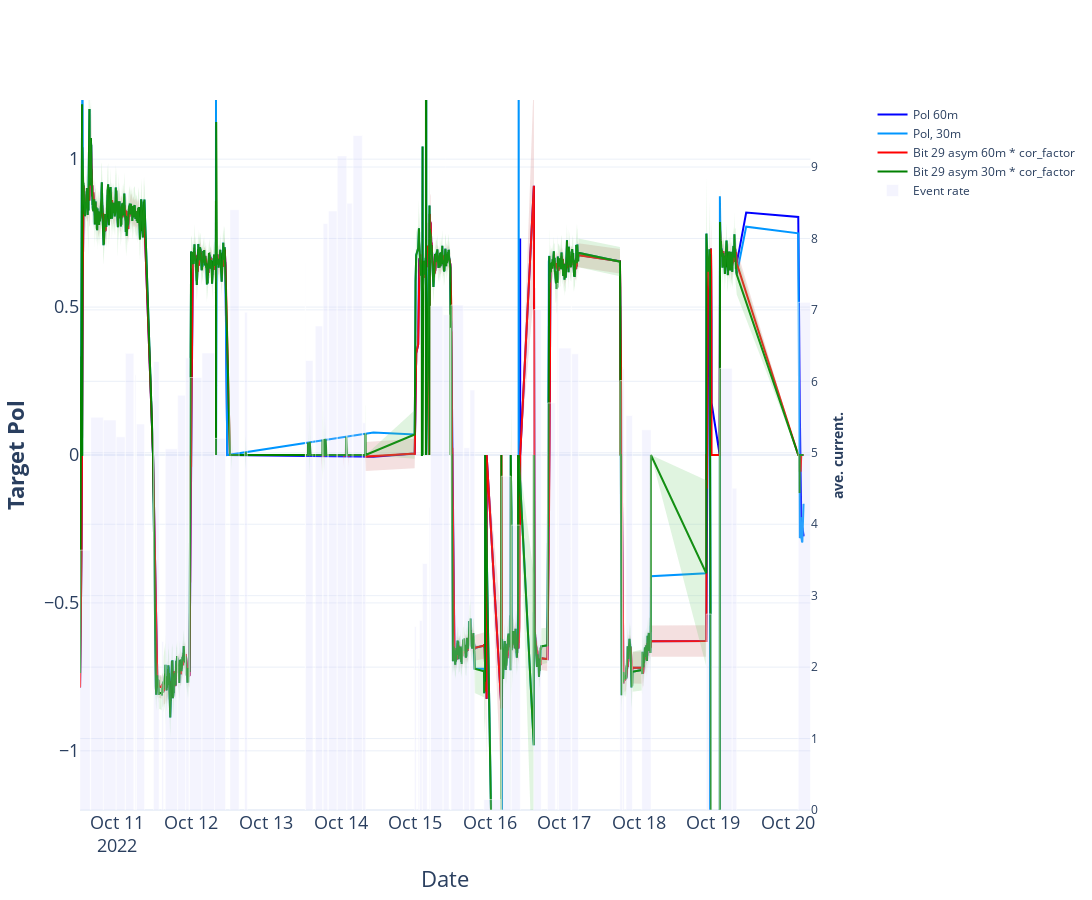

Notebook source saved alongside this figure:
### Code cell
fig = make_subplots(rows=1, specs=[[{"secondary_y": True}]])
fig.update_layout(width=1800,  height=900)
fig.add_trace( go.Scatter(x=trigger_pol["time"], y=trigger_pol["value"], name="Pol 60m", line=dict(color="blue")))
fig.add_trace( go.Scatter(x=trigger_pol30["time"], y=trigger_pol30["value"], name="Pol, 30m", line=dict(color='rgba(0,150,255,1.)')))
fig.add_trace( go.Scatter(x=trigger_asym["time"], y=trigger_asym["value"]*correction_factors, name="Bit 29 asym 60m * cor_factor", line=dict(color="red")))
fig.add_trace( go.Scatter(x=x, y= y_err, name="Bit 29 error band 60m",
                          fill='toself', fillcolor='rgba(200,100,100,0.2)', line=dict(color='rgba(255,255,255,0)'), hoverinfo="skip", showlegend=False))
fig.add_trace( go.Scatter(x=trigger_asym30["time"], y=trigger_asym30["value"]*correction_factors30, name="Bit 29 asym 30m * cor_factor", line=dict(color="green")) )
fig.add_trace( go.Scatter(x=x30, y= y30_err, name="Bit 29 error band 30m",
                          fill='toself', fillcolor='rgba(100,200,100,0.2)', line=dict(color='rgba(255,255,255,0)'), hoverinfo="skip", showlegend=False))
fig.add_trace(go.Bar(x=runs.center, y=runs.event_rate, width=runs.dt, hovertext=runs.hover, name="Event rate", marker=dict(color='rgba(200,200,250,0.2)') ), row=1, col=1, secondary_y=True)
fig.update_yaxes(title_text="<b>Target Pol</b>",
                 titlefont=dict(size=22),
                 range=[-1.2, 1.2],
                 secondary_y=False,
                 tickfont=dict(size=18)
                 )

fig.update_yaxes(title_text="<b>ave. current.</b>",
                 titlefont=dict(size=14),
                 secondary_y=True,
                 tickfont=dict(size=12)
                 )


fig.update_xaxes(
            title_text="Date",
            titlefont=dict(size=22),
            tickfont=dict(size=18),
        )

fig.show()

### Figure 1 — Plotly figure (JSON) as saved in the notebook; plotly's stock layout.template omitted (floating-point values rounded to 4 significant figures; data arrays with more than 128 entries replaced by an {"elided": "..."} marker saying what was removed)
{"data": [{"line": {"color": "blue"}, "name": "Pol 60m", "x": {"elided": "5301 str values"}, "y": {"elided": "5301 float values"}, "type": "scatter"}, {"line": {"color": "rgba(0,150,255,1.)"}, "name": "Pol, 30m", "x": {"elided": "5221 str values"}, "y": {"elided": "5221 float values"}, "type": "scatter"}, {"line": {"color": "red"}, "name": "Bit 29 asym 60m * cor_factor", "x": {"elided": "6105 str values"}, "y": {"elided": "6105 float values"}, "type": "scatter"}, {"fill": "toself", "fillcolor": "rgba(200,100,100,0.2)", "hoverinfo": "skip", "line": {"color": "rgba(255,255,255,0)"}, "name": "Bit 29 error band 60m", "showlegend": false, "x": {"elided": "12210 str values"}, "y": {"elided": "12210 float values"}, "type": "scatter"}, {"line": {"color": "green"}, "name": "Bit 29 asym 30m * cor_factor", "x": {"elided": "6269 str values"}, "y": {"elided": "6269 float values"}, "type": "scatter"}, {"fill": "toself", "fillcolor": "rgba(100,200,100,0.2)", "hoverinfo": "skip", "line": {"color": "rgba(255,255,255,0)"}, "name": "Bit 29 error band 30m", "showlegend": false, "x": {"elided": "12538 str values"}, "y": {"elided": "12538 float values"}, "type": "scatter"}, {"hovertext": ["Run: 17153<br />Target:NH3<br />Start: 2022-10-10 12:11:00<br />End: 2022-10-10 15:28:49<br />DT:   11869.0 s<br />NEvt: 43,169,112<br />Target Pol: 0.698955<br />Half W Plate: 1 <br />Charge:   0.04 mC <br />Lumi: 491.08 1/fb<br /><Rate>:  3.64kHz<br />", "Run: 17155<br />Target:NH3<br />Start: 2022-10-10 15:39:32<br />End: 2022-10-10 19:39:41<br />DT:   14409.0 s<br />NEvt: 79,217,899<br />Target Pol: 0.694251<br />Half W Plate: 1 <br />Charge:   0.08 mC <br />Lumi: 915.34 1/fb<br /><Rate>:  5.50kHz<br />", "Run: 17156<br />Target:NH3<br />Start: 2022-10-10 19:42:34<br />End: 2022-10-10 23:46:32<br />DT:   14638.0 s<br />NEvt: 79,905,766<br />Target Pol: 0.678721<br />Half W Plate: 1 <br />Charge:   0.08 mC <br />Lumi: 932.60 1/fb<br /><Rate>:  5.46kHz<br />", "Run: 17157<br />Target:NH3<br />Start: 2022-10-10 23:49:10<br />End: 2022-10-11 02:40:18<br />DT:   10268.0 s<br />NEvt: 53,627,492<br />Target Pol: 0.673661<br />Half W Plate: 1 <br />Charge:   0.06 mC <br />Lumi: 641.36 1/fb<br /><Rate>:  5.22kHz<br />", "Run: 17158<br />Target:NH3<br />Start: 2022-10-11 02:48:21<br />End: 2022-10-11 05:31:06<br />DT:   9765.0 s<br />NEvt: 62,414,414<br />Target Pol: 0.669674<br />Half W Plate: 1 <br />Charge:   0.06 mC <br />Lumi: 717.01 1/fb<br /><Rate>:  6.39kHz<br />", "Run: 17159<br />Target:NH3<br />Start: 2022-10-11 05:46:39<br />End: 2022-10-11 05:50:57<br />DT:   258.0 s<br />NEvt:  1,544,483<br />Target Pol: 0.665889<br />Half W Plate: 1 <br />Charge:   0.00 mC <br />Lumi:  19.16 1/fb<br /><Rate>:  5.99kHz<br />", "Run: 17160<br />Target:NH3<br />Start: 2022-10-11 05:53:21<br />End: 2022-10-11 06:10:28<br />DT:   1027.0 s<br />NEvt:  6,256,370<br />Target Pol: 0.664978<br />Half W Plate: 0 <br />Charge:   0.01 mC <br />Lumi:  73.19 1/fb<br /><Rate>:  6.09kHz<br />", "Run: 17161<br />Target:NH3<br />Start: 2022-10-11 06:22:36<br />End: 2022-10-11 08:55:01<br />DT:   9145.0 s<br />NEvt: 49,408,321<br />Target Pol: 0.66354<br />Half W Plate: 1 <br />Charge:   0.05 mC <br />Lumi: 578.17 1/fb<br /><Rate>:  5.40kHz<br />", "Run: 17162<br />Target:NH3<br />Start: 2022-10-11 11:50:11<br />End: 2022-10-11 13:36:23<br />DT:   6372.0 s<br />NEvt: 39,995,655<br />Target Pol: -0.612095<br />Half W Plate: 1 <br />Charge:   0.04 mC <br />Lumi: 466.04 1/fb<br /><Rate>:  6.28kHz<br />", "Run: 17163<br />Target:NH3<br />Start: 2022-10-11 14:30:38<br />End: 2022-10-11 15:02:03<br />DT:   1885.0 s<br />NEvt:  4,444,342<br />Target Pol: -0.730472<br />Half W Plate: 1 <br />Charge:   0.00 mC <br />Lumi:  50.00 1/fb<br /><Rate>:  2.36kHz<br />", "Run: 17164<br />Target:NH3<br />Start: 2022-10-11 15:37:17<br />End: 2022-10-11 19:34:57<br />DT:   14260.0 s<br />NEvt: 72,085,369<br />Target Pol: -0.733788<br />Half W Plate: 1 <br />Charge:   0.08 mC <br />Lumi: 880.62 1/fb<br /><Rate>:  5.06kHz<br />", "Run: 17165<br />Target:NH3<br />Start: 2022-10-11 19:37:45<br />End: 2022-10-11 22:06:30<br />DT:   8925.0 s<br />NEvt: 51,825,562<br />Target Pol: -0.699339<br />Half W Plate: 1 <br />Charge:   0.06 mC <br />Lumi: 626.93 1/fb<br /><Rate>:  5.81kHz<br />", "Run: 17166<br />Target:NH3<br />Start: 2022-10-11 22:11:59<br />End: 2022-10-11 23:15:01<br />DT:   3782.0 s<br />NEvt: 23,937,664<br />Target Pol: -0.678725<br />Half W Plate: 1 <br />Charge:   0.02 mC <br />Lumi: 277.38 1/fb<br /><Rate>:  6.33kHz<br />", "Run: 17167<br />Target:NH3<br />Start: 2022-10-11 23:24:40<br />End: 2022-10-12 03:24:17<br />DT:   14377.0 s<br />NEvt: 87,034,822<br />Target Pol: -0.669116<br />Half W Plate: 0 <br />Charge:   0.09 mC <br />Lumi: 1012.55 1/fb<br /><Rate>:  6.05kHz<br />", "Run: 17168<br />Target:NH3<br />Start: 2022-10-12 03:26:38<br />End: 2022-10-12 07:27:06<br />DT:   14428.0 s<br />NEvt: 92,279,773<br />Target Pol: -0.647969<br />Half W Plate: 0 <br />Charge:   0.09 mC <br />Lumi: 1065.15 1/fb<br /><Rate>:  6.40kHz<br />", "Run: 17169<br />Target:NH3<br />Start: 2022-10-12 07:29:48<br />End: 2022-10-12 11:00:37<br />DT:   12649.0 s<br />NEvt: 65,798,084<br />Target Pol: -0.63257<br />Half W Plate: 0 <br />Charge:   0.07 mC <br />Lumi: 755.56 1/fb<br /><Rate>:  5.20kHz<br />", "Run: 17170<br />Target:C<br />Start: 2022-10-12 12:25:45<br />End: 2022-10-12 15:22:26<br />DT:   10601.0 s<br />NEvt: 89,082,247<br />Target Pol: -0.000172437<br />Half W Plate: 0 <br />Charge:   0.06 mC <br />Lumi: 105.35 1/fb<br /><Rate>:  8.40kHz<br />", "Run: 17171<br />Target:C<br />Start: 2022-10-12 17:08:11<br />End: 2022-10-12 18:00:40<br />DT:   3149.0 s<br />NEvt: 21,937,531<br />Target Pol: -0.000172437<br />Half W Plate: 0 <br />Charge:   0.02 mC <br />Lumi:  25.45 1/fb<br /><Rate>:  6.97kHz<br />", "Run: 17172<br />Target:C<br />Start: 2022-10-13 12:40:53<br />End: 2022-10-13 12:43:40<br />DT:   167.0 s<br />NEvt:  1,277,324<br />Target Pol: -0.00356306<br />Half W Plate: 0 <br />Charge:   0.00 mC <br />Lumi:   1.66 1/fb<br /><Rate>:  7.65kHz<br />", "Run: 17173<br />Target:C<br />Start: 2022-10-13 12:46:55<br />End: 2022-10-13 15:08:05<br />DT:   8470.0 s<br />NEvt: 53,287,444<br />Target Pol: -0.00356306<br />Half W Plate: 0 <br />Charge:   0.04 mC <br />Lumi:  67.83 1/fb<br /><Rate>:  6.29kHz<br />", "Run: 17177<br />Target:C<br />Start: 2022-10-13 15:52:44<br />End: 2022-10-13 18:11:24<br />DT:   8320.0 s<br />NEvt: 56,357,618<br />Target Pol: -0.00356306<br />Half W Plate: 0 <br />Charge:   0.04 mC <br />Lumi:  67.35 1/fb<br /><Rate>:  6.77kHz<br />", "Run: 17178<br />Target:C<br />Start: 2022-10-13 18:26:31<br />End: 2022-10-13 19:53:08<br />DT:   5197.0 s<br />NEvt: 42,657,121<br />Target Pol: -0.00356306<br />Half W Plate: 1 <br />Charge:   0.03 mC <br />Lumi:  50.28 1/fb<br /><Rate>:  8.21kHz<br />", "Run: 17179<br />Target:C<br />Start: 2022-10-13 20:06:49<br />End: 2022-10-13 22:52:23<br />DT:   9934.0 s<br />NEvt: 83,287,387<br />Target Pol: -0.00356306<br />Half W Plate: 1 <br />Charge:   0.06 mC <br />Lumi:  99.74 1/fb<br /><Rate>:  8.38kHz<br />", "Run: 17180<br />Target:C<br />Start: 2022-10-13 22:57:59<br />End: 2022-10-14 02:00:37<br />DT:   10958.0 s<br />NEvt: 100,322,701<br />Target Pol: -0.00356306<br />Half W Plate: 1 <br />Charge:   0.07 mC <br />Lumi: 118.02 1/fb<br /><Rate>:  9.16kHz<br />", "Run: 17181<br />Target:C<br />Start: 2022-10-14 02:03:03<br />End: 2022-10-14 03:45:13<br />DT:   6130.0 s<br />NEvt: 52,061,961<br />Target Pol: -0.00356306<br />Half W Plate: 1 <br />Charge:   0.04 mC <br />Lumi:  66.81 1/fb<br /><Rate>:  8.49kHz<br />", "Run: 17182<br />Target:C<br />Start: 2022-10-14 04:03:51<br />End: 2022-10-14 07:00:35<br />DT:   10604.0 s<br />NEvt: 100,111,842<br />Target Pol: -0.00356306<br />Half W Plate: 1 <br />Charge:   0.07 mC <br />Lumi: 118.32 1/fb<br /><Rate>:  9.44kHz<br />", "Run: 17183<br />Target:C<br />Start: 2022-10-14 07:03:47<br />End: 2022-10-14 08:05:48<br />DT:   3721.0 s<br />NEvt: 20,162,661<br />Target Pol: -0.00429672<br />Half W Plate: 1 <br />Charge:   0.01 mC <br />Lumi:  24.61 1/fb<br /><Rate>:  5.42kHz<br />", "Run: 17185<br />Target:NH3<br />Start: 2022-10-14 23:49:48<br />End: 2022-10-15 00:22:19<br />DT:   1951.0 s<br />NEvt:  5,013,357<br />Target Pol: 0.618105<br />Half W Plate: 0 <br />Charge:   0.01 mC <br />Lumi:  72.45 1/fb<br /><Rate>:  2.57kHz<br />", "Run: 17187<br />Target:NH3<br />Start: 2022-10-15 00:58:12<br />End: 2022-10-15 01:18:25<br />DT:   1213.0 s<br />NEvt:  2,564,115<br />Target Pol: 0.62674<br />Half W Plate: 0 <br />Charge:   0.00 mC <br />Lumi:  34.47 1/fb<br /><Rate>:  2.11kHz<br />", "Run: 17188<br />Target:NH3<br />Start: 2022-10-15 01:24:05<br />End: 2022-10-15 02:15:24<br />DT:   3079.0 s<br />NEvt:  8,166,158<br />Target Pol: 0.630061<br />Half W Plate: 0 <br />Charge:   0.01 mC <br />Lumi:  86.32 1/fb<br /><Rate>:  2.65kHz<br />", "Run: 17189<br />Target:NH3<br />Start: 2022-10-15 02:21:57<br />End: 2022-10-15 03:53:27<br />DT:   5490.0 s<br />NEvt: 18,943,468<br />Target Pol: 0.63498<br />Half W Plate: 0 <br />Charge:   0.02 mC <br />Lumi: 199.99 1/fb<br /><Rate>:  3.45kHz<br />", "Run: 17190<br />Target:NH3<br />Start: 2022-10-15 04:29:44<br />End: 2022-10-15 04:47:03<br />DT:   1039.0 s<br />NEvt:  4,399,316<br />Target Pol: 0.641865<br />Half W Plate: 0 <br />Charge:   0.01 mC <br />Lumi:  59.99 1/fb<br /><Rate>:  4.23kHz<br />", "Run: 17191<br />Target:NH3<br />Start: 2022-10-15 04:58:48<br />End: 2022-10-15 08:54:50<br />DT:   14162.0 s<br />NEvt: 99,892,547<br />Target Pol: 0.640683<br />Half W Plate: 0 <br />Charge:   0.10 mC <br />Lumi: 1088.30 1/fb<br /><Rate>:  7.05kHz<br />", "Run: 17192<br />Target:NH3<br />Start: 2022-10-15 09:04:57<br />End: 2022-10-15 10:55:04<br />DT:   6607.0 s<br />NEvt: 45,804,186<br />Target Pol: 0.640446<br />Half W Plate: 0 <br />Charge:   0.04 mC <br />Lumi: 501.35 1/fb<br /><Rate>:  6.93kHz<br />", "Run: 17194<br />Target:NH3<br />Start: 2022-10-15 11:19:40<br />End: 2022-10-15 11:22:47<br />DT:   187.0 s<br />NEvt:  1,261,925<br />Target Pol: 0.641388<br />Half W Plate: 1 <br />Charge:   0.00 mC <br />Lumi:  14.93 1/fb<br /><Rate>:  6.75kHz<br />", "Run: 17195<br />Target:NH3<br />Start: 2022-10-15 11:33:58<br />End: 2022-10-15 15:28:11<br />DT:   14053.0 s<br />NEvt: 99,337,568<br />Target Pol: 0.642059<br />Half W Plate: 1 <br />Charge:   0.10 mC <br />Lumi: 1084.59 1/fb<br /><Rate>:  7.07kHz<br />", "Run: 17197<br />Target:NH3<br />Start: 2022-10-15 15:41:57<br />End: 2022-10-15 17:30:52<br />DT:   6535.0 s<br />NEvt: 33,138,306<br />Target Pol: 0.6396<br />Half W Plate: 1 <br />Charge:   0.03 mC <br />Lumi: 367.88 1/fb<br /><Rate>:  5.07kHz<br />", "Run: 17199<br />Target:NH3<br />Start: 2022-10-15 17:41:29<br />End: 2022-10-15 19:11:01<br />DT:   5372.0 s<br />NEvt: 31,577,561<br />Target Pol: 0.640174<br />Half W Plate: 1 <br />Charge:   0.03 mC <br />Lumi: 348.28 1/fb<br /><Rate>:  5.88kHz<br />", "Run: 17201<br />Target:NH3<br />Start: 2022-10-15 22:07:10<br />End: 2022-10-16 03:32:40<br />DT:   19530.0 s<br />NEvt:  2,854,562<br />Target Pol: 0.649392<br />Half W Plate: 1 <br />Charge:   0.00 mC <br />Lumi:   0.00 1/fb<br /><Rate>:  0.15kHz<br />", "Run: 17202<br />Target:NH3<br />Start: 2022-10-16 03:36:33<br />End: 2022-10-16 03:41:28<br />DT:   295.0 s<br />NEvt:    661,957<br />Target Pol: 0.653828<br />Half W Plate: 1 <br />Charge:   0.00 mC <br />Lumi:   9.00 1/fb<br /><Rate>:  2.24kHz<br />", "Run: 17203<br />Target:NH3<br />Start: 2022-10-16 03:44:14<br />End: 2022-10-16 06:51:32<br />DT:   11238.0 s<br />NEvt: 52,507,418<br />Target Pol: 0.651857<br />Half W Plate: 1 <br />Charge:   0.05 mC <br />Lumi: 570.00 1/fb<br /><Rate>:  4.67kHz<br />", "Run: 17204<br />Target:NH3<br />Start: 2022-10-16 06:56:06<br />End: 2022-10-16 09:50:30<br />DT:   10464.0 s<br />NEvt: 41,717,283<br />Target Pol: 0.648228<br />Half W Plate: 1 <br />Charge:   0.04 mC <br />Lumi: 455.10 1/fb<br /><Rate>:  3.99kHz<br />", "Run: 17206<br />Target:NH3<br />Start: 2022-10-16 14:09:24<br />End: 2022-10-16 16:34:30<br />DT:   8706.0 s<br />NEvt: 60,976,731<br />Target Pol: 0.653056<br />Half W Plate: 1 <br />Charge:   0.06 mC <br />Lumi: 650.15 1/fb<br /><Rate>:  7.00kHz<br />", "Run: 17207<br />Target:NH3<br />Start: 2022-10-16 18:35:45<br />End: 2022-10-16 21:05:55<br />DT:   9010.0 s<br />NEvt: 51,338,775<br />Target Pol: 0.649852<br />Half W Plate: 0 <br />Charge:   0.05 mC <br />Lumi: 554.19 1/fb<br /><Rate>:  5.70kHz<br />", "Run: 17211<br />Target:NH3<br />Start: 2022-10-16 21:40:40<br />End: 2022-10-16 22:05:02<br />DT:   1462.0 s<br />NEvt: 10,777,540<br />Target Pol: 0.639203<br />Half W Plate: 0 <br />Charge:   0.01 mC <br />Lumi: 116.45 1/fb<br /><Rate>:  7.37kHz<br />", "Run: 17212<br />Target:NH3<br />Start: 2022-10-16 22:10:54<br />End: 2022-10-17 02:12:01<br />DT:   14467.0 s<br />NEvt: 93,532,355<br />Target Pol: 0.637071<br />Half W Plate: 0 <br />Charge:   0.09 mC <br />Lumi: 1004.22 1/fb<br /><Rate>:  6.47kHz<br />", "Run: 17213<br />Target:NH3<br />Start: 2022-10-17 02:14:34<br />End: 2022-10-17 02:17:26<br />DT:   172.0 s<br />NEvt:  1,260,166<br />Target Pol: 0.636059<br />Half W Plate: 0 <br />Charge:   0.00 mC <br />Lumi:  14.10 1/fb<br /><Rate>:  7.33kHz<br />", "Run: 17214<br />Target:NH3<br />Start: 2022-10-17 02:24:52<br />End: 2022-10-17 04:32:33<br />DT:   7661.0 s<br />NEvt: 48,913,377<br />Target Pol: 0.63535<br />Half W Plate: 0 <br />Charge:   0.05 mC <br />Lumi: 523.70 1/fb<br /><Rate>:  6.38kHz<br />", "Run: 17215<br />Target:NH3<br />Start: 2022-10-17 17:53:13<br />End: 2022-10-17 18:39:51<br />DT:   2798.0 s<br />NEvt: 16,819,807<br />Target Pol: -0.735939<br />Half W Plate: 0 <br />Charge:   0.02 mC <br />Lumi: 175.28 1/fb<br /><Rate>:  6.01kHz<br />", "Run: 17216<br />Target:NH3<br />Start: 2022-10-17 18:45:34<br />End: 2022-10-17 19:17:18<br />DT:   1904.0 s<br />NEvt: 11,754,788<br />Target Pol: -0.716182<br />Half W Plate: 0 <br />Charge:   0.01 mC <br />Lumi: 121.96 1/fb<br /><Rate>:  6.17kHz<br />", "Run: 17221<br />Target:NH3<br />Start: 2022-10-17 19:52:57<br />End: 2022-10-17 21:54:18<br />DT:   7281.0 s<br />NEvt: 40,196,990<br />Target Pol: -0.699716<br />Half W Plate: 0 <br />Charge:   0.04 mC <br />Lumi: 416.51 1/fb<br /><Rate>:  5.52kHz<br />", "Run: 17222<br />Target:NH3<br />Start: 2022-10-18 00:56:49<br />End: 2022-10-18 03:54:37<br />DT:   10668.0 s<br />NEvt: 56,778,083<br />Target Pol: -0.67078<br />Half W Plate: 0 <br />Charge:   0.05 mC <br />Lumi: 579.35 1/fb<br /><Rate>:  5.32kHz<br />", "Run: 17223<br />Target:NH3<br />Start: 2022-10-18 21:40:28<br />End: 2022-10-18 23:23:45<br />DT:   6197.0 s<br />NEvt: 16,994,538<br />Target Pol: -0.741384<br />Half W Plate: 1 <br />Charge:   0.01 mC <br />Lumi: 167.90 1/fb<br /><Rate>:  2.74kHz<br />", "Run: 17224<br />Target:NH3<br />Start: 2022-10-19 02:00:20<br />End: 2022-10-19 05:59:41<br />DT:   14361.0 s<br />NEvt: 88,777,987<br />Target Pol: -0.744229<br />Half W Plate: 1 <br />Charge:   0.08 mC <br />Lumi: 923.72 1/fb<br /><Rate>:  6.18kHz<br />", "Run: 17225<br />Target:NH3<br />Start: 2022-10-19 06:02:22<br />End: 2022-10-19 07:29:19<br />DT:   5217.0 s<br />NEvt: 23,500,542<br />Target Pol: -0.718634<br />Half W Plate: 1 <br />Charge:   0.02 mC <br />Lumi: 250.74 1/fb<br /><Rate>:  4.50kHz<br />", "Run: 17227<br />Target:ND3<br />Start: 2022-10-20 03:15:47<br />End: 2022-10-20 07:10:52<br />DT:   14105.0 s<br />NEvt: 100,229,191<br />Target Pol: 0.458389<br />Half W Plate: 1 <br />Charge:   0.07 mC <br />Lumi: 839.73 1/fb<br /><Rate>:  7.11kHz<br />"], "marker": {"color": "rgba(200,200,250,0.2)"}, "name": "Event rate", "width": [11870000.0, 14410000.0, 14640000.0, 10270000.0, 9765000.0, 258000.0, 1027000.0, 9145000.0, 6372000.0, 1885000.0, 14260000.0, 8925000.0, 3782000.0, 14380000.0, 14430000.0, 12650000.0, 10600000.0, 3149000.0, 167000.0, 8470000.0, 8320000.0, 5197000.0, 9934000.0, 10960000.0, 6130000.0, 10600000.0, 3721000.0, 1951000.0, 1213000.0, 3079000.0, 5490000.0, 1039000.0, 14160000.0, 6607000.0, 187000.0, 14050000.0, 6535000.0, 5372000.0, 19530000.0, 295000.0, 11240000.0, 10460000.0, 8706000.0, 9010000.0, 1462000.0, 14470000.0, 172000.0, 7661000.0, 2798000.0, 1904000.0, 7281000.0, 10670000.0, 6197000.0, 14360000.0, 5217000.0, 14100000.0], "x": ["2022-10-10T13:49:54.500000", "2022-10-10T17:39:36.500000", "2022-10-10T21:44:33", "2022-10-11T01:14:44", "2022-10-11T04:09:43.500000", "2022-10-11T05:48:48", "2022-10-11T06:01:54.500000", "2022-10-11T07:38:48.500000", "2022-10-11T12:43:17", "2022-10-11T14:46:20.500000", "2022-10-11T17:36:07", "2022-10-11T20:52:07.500000", "2022-10-11T22:43:30", "2022-10-12T01:24:28.500000", "2022-10-12T05:26:52", "2022-10-12T09:15:12.500000", "2022-10-12T13:54:05.500000", "2022-10-12T17:34:25.500000", "2022-10-13T12:42:16.500000", "2022-10-13T13:57:30", "2022-10-13T17:02:04", "2022-10-13T19:09:49.500000", "2022-10-13T21:29:36", "2022-10-14T00:29:18", "2022-10-14T02:54:08", "2022-10-14T05:32:13", "2022-10-14T07:34:47.500000", "2022-10-15T00:06:03.500000", "2022-10-15T01:08:18.500000", "2022-10-15T01:49:44.500000", "2022-10-15T03:07:42", "2022-10-15T04:38:23.500000", "2022-10-15T06:56:49", "2022-10-15T10:00:00.500000", "2022-10-15T11:21:13.500000", "2022-10-15T13:31:04.500000", "2022-10-15T16:36:24.500000", "2022-10-15T18:26:15", "2022-10-16T00:49:55", "2022-10-16T03:39:00.500000", "2022-10-16T05:17:53", "2022-10-16T08:23:18", "2022-10-16T15:21:57", "2022-10-16T19:50:50", "2022-10-16T21:52:51", "2022-10-17T00:11:27.500000", "2022-10-17T02:16:00", "2022-10-17T03:28:42.500000", "2022-10-17T18:16:32", "2022-10-17T19:01:26", "2022-10-17T20:53:37.500000", "2022-10-18T02:25:43", "2022-10-18T22:32:06.500000", "2022-10-19T04:00:00.500000", "2022-10-19T06:45:50.500000", "2022-10-20T05:13:19.500000"], "y": [3.637, 5.498, 5.459, 5.223, 6.392, 5.986, 6.092, 5.403, 6.277, 2.358, 5.055, 5.807, 6.329, 6.054, 6.396, 5.202, 8.403, 6.967, 7.649, 6.291, 6.774, 8.208, 8.384, 9.155, 8.493, 9.441, 5.419, 2.57, 2.114, 2.652, 3.451, 4.234, 7.054, 6.933, 6.748, 7.069, 5.071, 5.878, 0.1462, 2.244, 4.672, 3.987, 7.004, 5.698, 7.372, 6.465, 7.327, 6.385, 6.011, 6.174, 5.521, 5.322, 2.742, 6.182, 4.505, 7.106], "type": "bar", "xaxis": "x", "yaxis": "y2"}], "layout": {"xaxis": {"anchor": "y", "domain": [0.0, 0.94], "title": {"font": {"size": 22}, "text": "Date"}, "tickfont": {"size": 18}}, "yaxis": {"anchor": "x", "domain": [0.0, 1.0], "title": {"font": {"size": 22}, "text": "<b>Target Pol</b>"}, "tickfont": {"size": 18}, "range": [-1.2, 1.2]}, "yaxis2": {"anchor": "x", "overlaying": "y", "side": "right", "title": {"font": {"size": 14}, "text": "<b>ave. current.</b>"}, "tickfont": {"size": 12}}, "width": 1800, "height": 900}}
